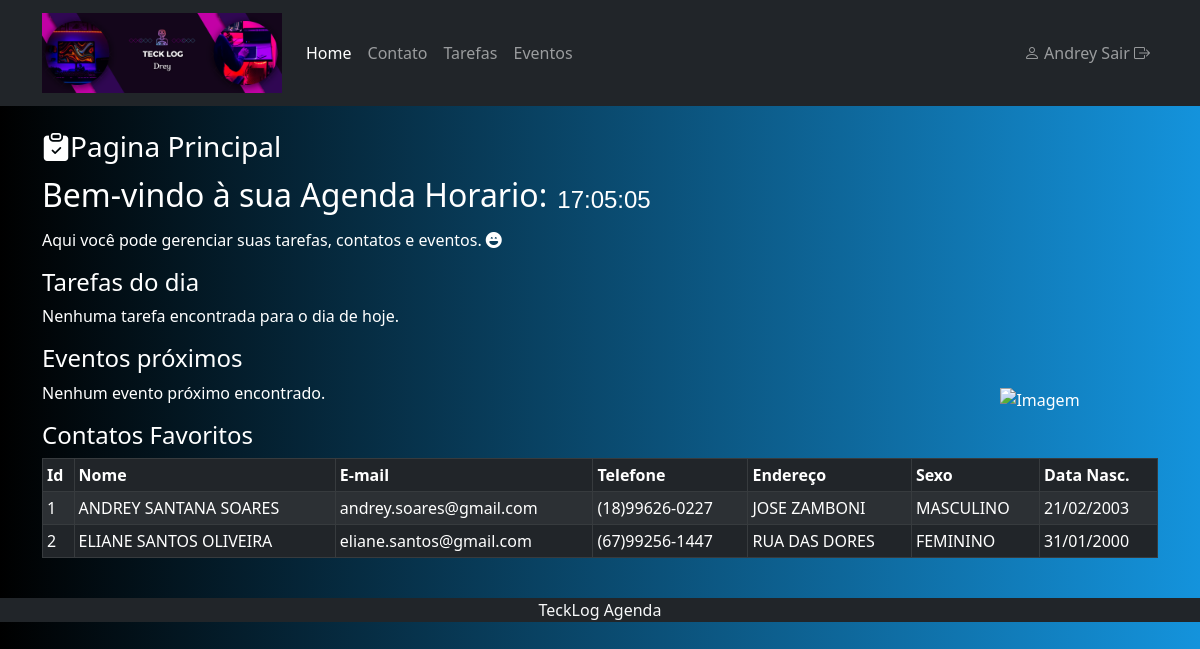
Page /index.php (signed in) on the committed database.
### tables this page shows
CREATE TABLE `tbcontatos` (
  `idContato` int(11) NOT NULL,
  `nomeContato` varchar(200) NOT NULL,
  `emailContato` varchar(100) NOT NULL,
  `telefoneContato` varchar(50) NOT NULL,
  `enderecoContato` varchar(200) NOT NULL,
  `sexoContato` char(1) NOT NULL,
  `dataNascContato` date NOT NULL,
  `flagFavoritoContato` tinyint(1) NOT NULL,
  `nomeFotoContato` varchar(255) DEFAULT NULL
);

### paginas/home/home.php (the view, shortened to what this page needs)
<br><h3><i class="bi bi-clipboard-check-fill"></i>Pagina Principal</h3>
<!DOCTYPE html>
<html lang="pt-BR">
<head>
<link rel="stylesheet" href="css/home.css">
</head>
<body>
<main>
<div id="container">
<h2>Bem-vindo à sua Agenda Horario:</h2>
<div id="clock"></div>
</div>
<p>Aqui você pode gerenciar suas tarefas, contatos e eventos. <i class="bi bi-emoji-laughing-fill"></i></p>
<h4>Tarefas do dia</h4>
<?php
    $txt_pesquisa = isset($_POST['txt_pesquisa']) ? $_POST['txt_pesquisa'] : "";
    $sql = "SELECT
        idTarefa,
        tituloTarefa,
        dataConclusaoTarefa,
        horaConclusaoTarefa
        FROM tbtarefas
        WHERE
        dataConclusaoTarefa = CURDATE()
        AND tituloTarefa LIKE '%{$txt_pesquisa}%'";
    $rs = mysqli_query($conexao, $sql) or die("Erro: " . mysqli_error($conexao));
    if (mysqli_num_rows($rs) > 0) {
        echo "<ul>";
        while ($dados = mysqli_fetch_assoc($rs)) {
            echo "<li><strong>{$dados['tituloTarefa']}</strong> - Data: {$dados['dataConclusaoTarefa']}, Hora: {$dados['horaConclusaoTarefa']}</li>";
        }
        echo "</ul>";
    } else {
        echo "<p>Nenhuma tarefa encontrada para o dia de hoje.</p>";
    }
?>
<h4>Eventos próximos</h4>
<?php
    $txt_pesquisa = isset($_POST['txt_pesquisa']) ? $_POST['txt_pesquisa'] : "";
    $sql = "SELECT
        idEvento,
        tituloEvento,
        dataInicioEvento,
        horaInicioEvento
        FROM tbeventos
        WHERE
        dataInicioEvento >= CURDATE()
        AND tituloEvento LIKE '%{$txt_pesquisa}%'";
    $rs = mysqli_query($conexao, $sql) or die("Erro" . mysqli_error($conexao));
    if (mysqli_num_rows($rs) > 0) {
        echo "<ul>";
        while ($dados = mysqli_fetch_assoc($rs)) {
            echo "<li><strong>{$dados['tituloEvento']}</strong> - Data: {$dados['dataInicioEvento']}, Horário: {$dados['horaInicioEvento']}</li>";
        }
        echo "</ul>";
    } else {
        echo "<p>Nenhum evento próximo encontrado.</p>";
    }
?>
<?php
$sqlFavoritos = "SELECT
    idContato,
    upper(nomeContato) AS nomeContato,
    lower(emailContato) AS emailContato,
    telefoneContato,
    upper(enderecoContato) AS enderecoContato,
    CASE
        WHEN sexoContato='F' THEN 'FEMININO'
        WHEN sexoContato='M' THEN 'MASCULINO'
        WHEN sexoContato='f' THEN 'FEMININO'
        WHEN sexoContato='m' THEN 'MASCULINO'
    ELSE
        'NÃO ESPECIFICADO'
    END AS sexoContato,
    DATE_FORMAT(dataNascContato, '%d/%m/%Y') AS dataNascContato,
    flagFavoritoContato
    FROM tbcontatos
    WHERE flagFavoritoContato = 1
    ORDER BY nomeContato ASC";
$rsFavoritos = mysqli_query($conexao, $sqlFavoritos) or die("Erro: " . mysqli_error($conexao));
?>
<h4>Contatos Favoritos</h4>
<table class="table table-dark table-striped table-bordered table-sm">
    <thead>
        <tr>
            <th>Id</th>
            <th>Nome</th>
            <th>E-mail</th>
            <th>Telefone</th>
            <th>Endereço</th>
            <th>Sexo</th>
            <th>Data Nasc.</th>
        </tr>
    </thead>
    <tbody>
        <?php
        while ($dadosFavoritos = mysqli_fetch_assoc($rsFavoritos)) {
            ?>
            <tr>
                <td><?= $dadosFavoritos['idContato'] ?></td>
                <td><?= $dadosFavoritos['nomeContato'] ?></td>
                <td><?= $dadosFavoritos['emailContato'] ?></td>
                <td><?= $dadosFavoritos['telefoneContato'] ?></td>
                <td><?= $dadosFavoritos['enderecoContato'] ?></td>
                <td><?= $dadosFavoritos['sexoContato'] ?></td>
                <td><?= $dadosFavoritos['dataNascContato'] ?></td>
            </tr>
        <?php
        }
        ?>
    </tbody>
</table>
<div class="image-container">
    <img src="img/gif.gif" alt="Imagem">
</div>
</main>
</body>
</html>

### css/estilo-padrao.css (style rules this page uses)
body { background: linear-gradient(to right, rgb(0, 0, 0), rgb(20, 147, 220)); color: white; }

### css/home.css (style rules this page uses)
#container { display: flex; align-items: center; }
#clock { padding: 10px; font-size: 24px; font-family: Arial, sans-serif; }
.image-container { position: fixed; top: 0; right: 10px; width: 300px; height: 100vh; z-index: 9999; display: flex; justify-content: center; align-items: center; }
.image-container img { max-width: 100%; max-height: 100%; }

### rows in the picture
tbcontatos: idContato "1", nomeContato "ANDREY SANTANA SOARES", emailContato "andrey.soares@gmail.com", telefoneContato "(18)99626-0227", enderecoContato "JOSE ZAMBONI", sexoContato "MASCULINO", dataNascContato "21/02/2003"
tbcontatos: idContato "2", nomeContato "ELIANE SANTOS OLIVEIRA", emailContato "eliane.santos@gmail.com", telefoneContato "(67)99256-1447", enderecoContato "RUA DAS DORES", sexoContato "FEMININO", dataNascContato "31/01/2000"

### other values in the picture
$nomeUser "Andrey"
